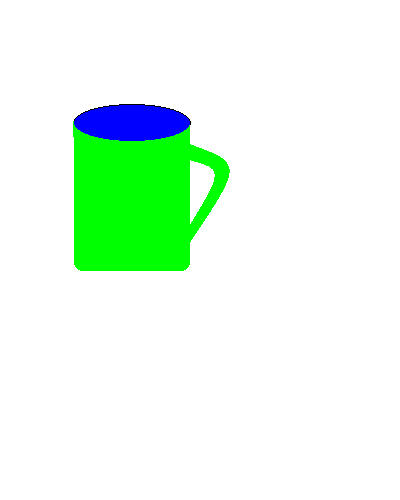
#> input picture 20210812/sample.bmp, 400 x 500 px
$ python trace.py
#> lines starting #> are read from the running program, lines starting #| are printed output that depends on the picture; after the words box and inside, x2 and y2 are one past the last pixel; in counts of white or black regions, pixels touching at a corner belong together
import os
import cv2
import numpy as np


def get_binary_img(img):
    # gray img to bin image
    bin_img = np.zeros(shape=(img.shape), dtype=np.uint8)
    h = img.shape[0]
    w = img.shape[1]
    for i in range(h):
        for j in range(w):
            bin_img[i][j] = 255 if img[i][j] > 200 else 0
    return bin_img


# 从左上角查找开始
def get_left_up_start_pt(bin_img):
    h = bin_img.shape[0]
    w = bin_img.shape[1]
    find = 0
    start_i = 0
    start_j = 0
    for i in range(h):
        for j in range(w):
            if bin_img[i][j] == 0:
                find = 1
                start_i = i
                start_j = j
                break
    return find,start_i,start_j


def trace_contour(bin_img,find,start_i,start_j):
    contour_img = np.zeros(shape=(bin_img.shape), dtype=np.uint8)
    contour_img += 255
    if find:
        contour_img[start_i][start_j] = 0

    Direct = [(-1,1),(0,1),(1,1),(1,0),(1,-1),(0,-1),(-1,-1),(-1,0)]
    BeginDirect = 0
    findstart = 0
    cur_i = start_i
    cur_j = start_j

    while findstart==0 :
        findpoint = 0
        while findpoint==0:
            i = cur_i + Direct[BeginDirect][1]
            j = cur_j + Direct[BeginDirect][0]
            pixel = bin_img[i][j]
            if pixel==0:
                findpoint = 1
                cur_i = i
                cur_j = j
                if cur_i ==start_i and cur_j == start_j:
                    findstart = 1

                contour_img[cur_i][cur_j] = 0

                BeginDirect-=1
                if BeginDirect == -1:
                    BeginDirect = 7
                BeginDirect-=1
                if BeginDirect == -1:
                    BeginDirect = 7
            else:
                BeginDirect += 1
                if BeginDirect == 8:
                    BeginDirect = 0

    return contour_img


if __name__ == "__main__":
    img_name = "./sample.bmp"
    img = cv2.imread(img_name)
#> img is the input picture: shape (500, 400, 3); mean B, G, R 233.3, 250.7, 229.1
    gray_img = cv2.cvtColor(img, cv2.COLOR_BGR2GRAY)
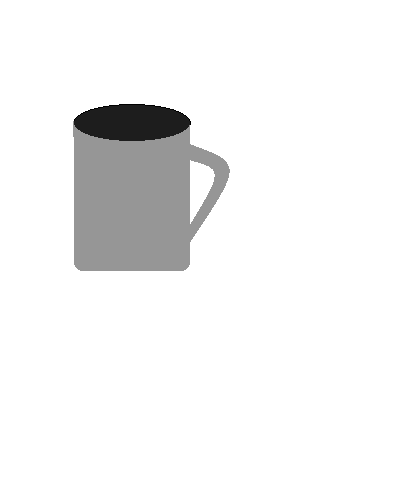
#> gray_img: shape (500, 400); min 0, max 255, mean 242.3
    # 调用
    bin_img = get_binary_img(gray_img)
#> after the loop in get_binary_img, `for i in range(h):`:
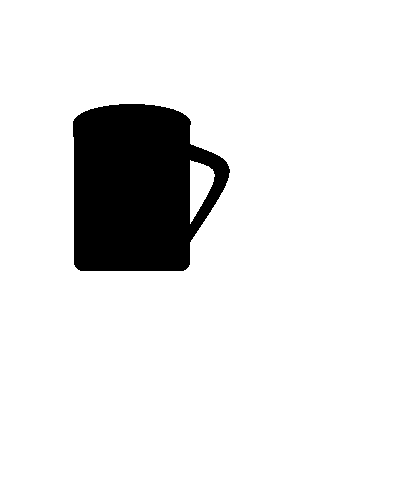
#> bin_img: shape (500, 400); 89.9% white; 1 black region, box (x1, y1, x2, y2) and area: (73, 104, 230, 271) 20286
    # 调用
    find, start_i, start_j = get_left_up_start_pt(bin_img)
#> find = 1; start_i = 270; start_j = 80
    contour_img = trace_contour(bin_img, find, start_i, start_j)
#> in trace_contour, `cur_i = start_i`: cur_i = 270
#> in trace_contour, `cur_j = start_j`: cur_j = 80
#> after the loop in trace_contour, `while findstart==0 :`:
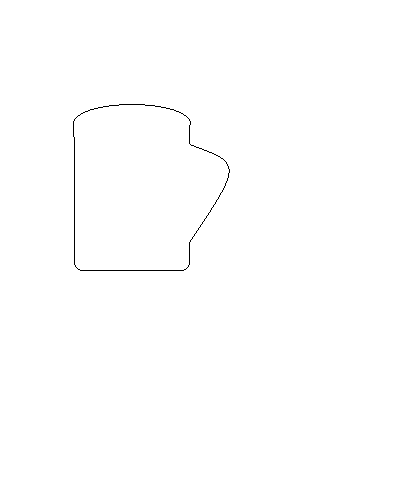
#> contour_img: shape (500, 400); 99.7% white; black in thin lines or dots, all inside (x1, y1, x2, y2) = (73, 104, 230, 271)
#> after the loop in trace_contour, `while findstart==0 :`: BeginDirect = 0
    cv2.imshow("src", img)
    cv2.imshow("result",contour_img)
    cv2.waitKey(0)
